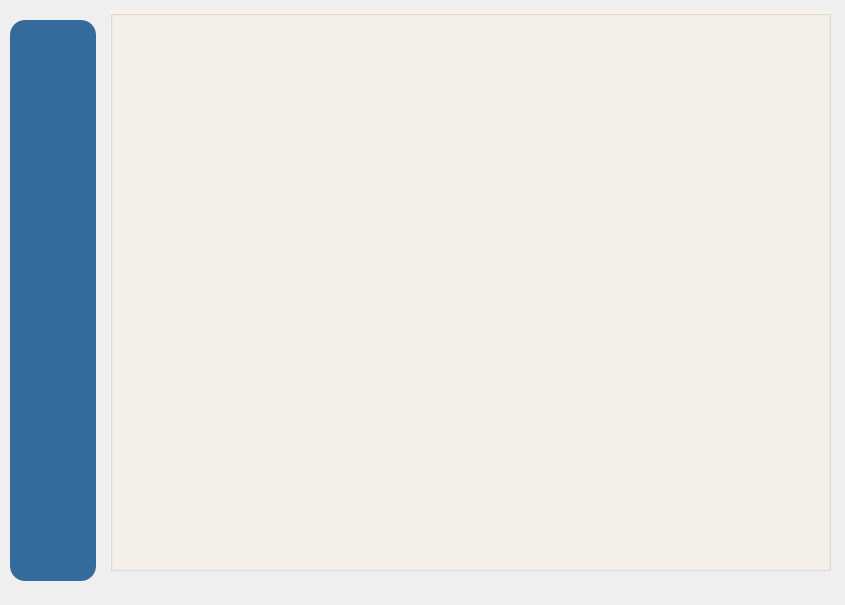
<?xml version="1.0" encoding="UTF-8"?>
<ui version="4.0">
 <class>MainWindow</class>
 <widget class="QMainWindow" name="MainWindow">
  <property name="geometry">
   <rect>
    <x>0</x>
    <y>0</y>
    <width>845</width>
    <height>605</height>
   </rect>
  </property>
  <property name="windowTitle">
   <string>MainWindow</string>
  </property>
  <widget class="QWidget" name="centralwidget">
   <widget class="QGroupBox" name="horizontalGroupBox">
    <property name="geometry">
     <rect>
      <x>10</x>
      <y>20</y>
      <width>86</width>
      <height>561</height>
     </rect>
    </property>
    <property name="styleSheet">
     <string notr="true">background-color: #356a9c;
border-radius: 15px;</string>
    </property>
    <layout class="QGridLayout" name="gridLayout">
     <item row="3" column="0">
      <widget class="QLabel" name="label_3">
       <property name="minimumSize">
        <size>
         <width>20</width>
         <height>20</height>
        </size>
       </property>
       <property name="maximumSize">
        <size>
         <width>50</width>
         <height>50</height>
        </size>
       </property>
       <property name="text">
        <string/>
       </property>
       <property name="pixmap">
        <pixmap>img/icons8-cat-profile-64.png</pixmap>
       </property>
       <property name="scaledContents">
        <bool>true</bool>
       </property>
      </widget>
     </item>
     <item row="2" column="0">
      <widget class="QLabel" name="label_5">
       <property name="minimumSize">
        <size>
         <width>20</width>
         <height>20</height>
        </size>
       </property>
       <property name="maximumSize">
        <size>
         <width>50</width>
         <height>50</height>
        </size>
       </property>
       <property name="text">
        <string/>
       </property>
       <property name="pixmap">
        <pixmap>img/icons8-cart-64.png</pixmap>
       </property>
       <property name="scaledContents">
        <bool>true</bool>
       </property>
      </widget>
     </item>
     <item row="1" column="0">
      <widget class="QLabel" name="label">
       <property name="minimumSize">
        <size>
         <width>20</width>
         <height>20</height>
        </size>
       </property>
       <property name="maximumSize">
        <size>
         <width>50</width>
         <height>50</height>
        </size>
       </property>
       <property name="text">
        <string/>
       </property>
       <property name="pixmap">
        <pixmap>img/icons8-application-64.png</pixmap>
       </property>
       <property name="scaledContents">
        <bool>true</bool>
       </property>
      </widget>
     </item>
     <item row="0" column="0">
      <widget class="QLabel" name="label_2">
       <property name="minimumSize">
        <size>
         <width>20</width>
         <height>20</height>
        </size>
       </property>
       <property name="maximumSize">
        <size>
         <width>50</width>
         <height>50</height>
        </size>
       </property>
       <property name="text">
        <string/>
       </property>
       <property name="pixmap">
        <pixmap>img/icons8-home-24.png</pixmap>
       </property>
       <property name="scaledContents">
        <bool>true</bool>
       </property>
      </widget>
     </item>
    </layout>
   </widget>
   <widget class="QGroupBox" name="horizontalGroupBox_2">
    <property name="geometry">
     <rect>
      <x>110</x>
      <y>10</y>
      <width>721</width>
      <height>561</height>
     </rect>
    </property>
    <property name="styleSheet">
     <string notr="true">background-color: #F8F2EC;</string>
    </property>
    <layout class="QHBoxLayout" name="horizontalLayout_4"/>
   </widget>
  </widget>
 </widget>
 <resources/>
 <connections/>
</ui>
